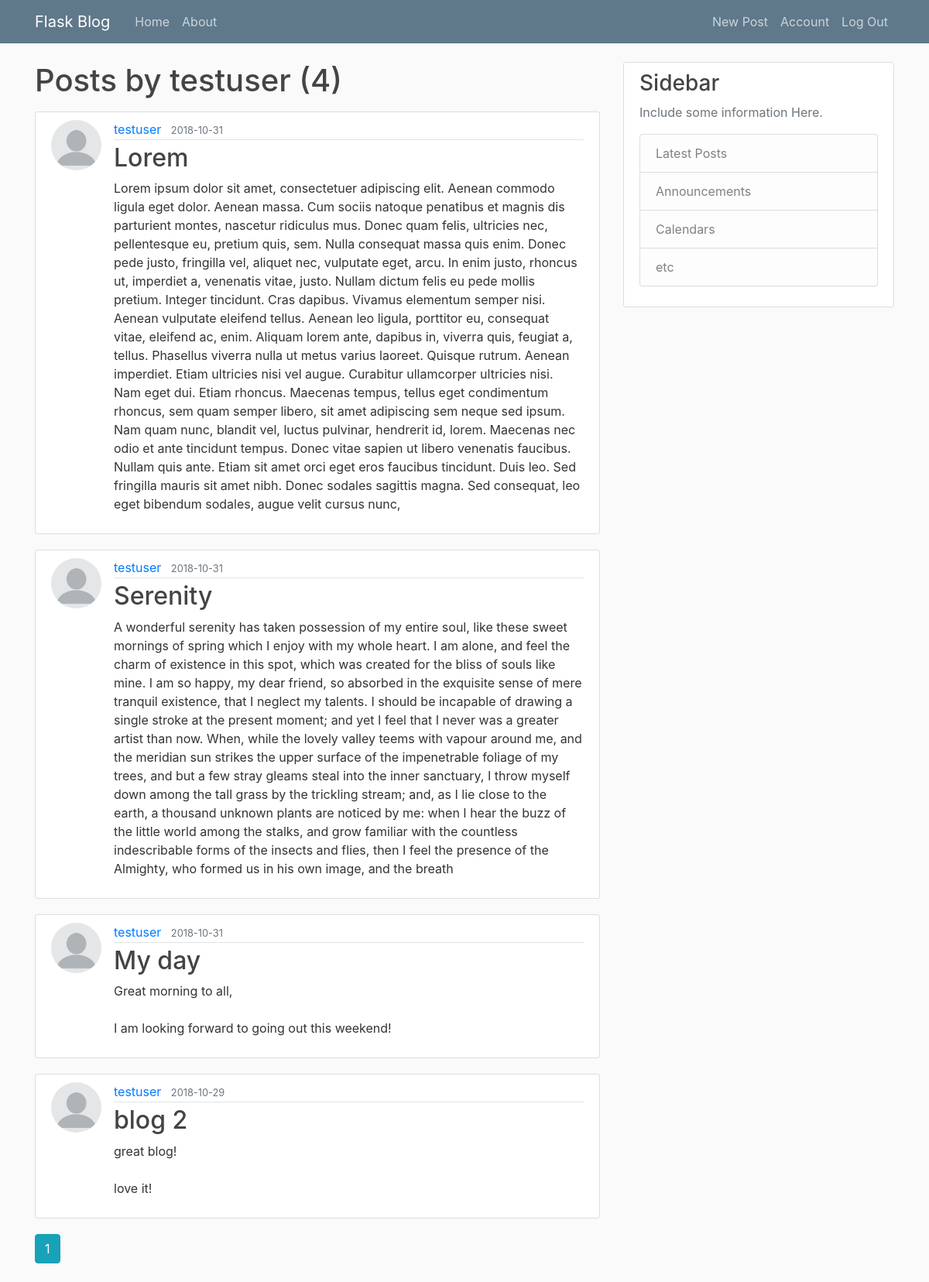
Screenshot of /user/testuser (signed in) with the database file from the repository.
### flaskblog/models.py (models this page shows, shortened)
class User(db.Model, UserMixin):
    id = db.Column(db.Integer, primary_key=True)
    username = db.Column(db.String(20), unique=True, nullable=False)
    email = db.Column(db.String(120), unique=True, nullable=False)
    image_file = db.Column(db.String(20), nullable=False, default='default.jpg')
    password = db.Column(db.String(60), nullable=False)
    posts = db.relationship('Post', backref='author', lazy=True)

class Post(db.Model):
    id = db.Column(db.Integer, primary_key=True)
    title = db.Column(db.String(100), nullable=False)
    date_posted = db.Column(db.DateTime, nullable=False, default=datetime.utcnow)
    content = db.Column(db.Text, nullable=False)
    user_id = db.Column(db.Integer, db.ForeignKey('user.id'), nullable=False)

### flaskblog/routes.py (the view)
@app.route("/user/<string:username>")
def user_posts(username):
        page = request.args.get('page', 1, type=int)
        user = User.query.filter_by(username=username).first_or_404()
        posts = Post.query.filter_by(author=user)\
        .order_by(Post.date_posted.desc())\
        .paginate(page=page, per_page=5)
        return render_template('user_posts.html', posts=posts, user=user)

### flaskblog/models.py (called while the page is built)
@login_manager.user_loader
def load_user(user_id):
    return User.query.get(int(user_id))

### flaskblog/templates/user_posts.html (shortened to what this page needs)
{% extends "layout.html" %}
{% block content %}
    <h1 class="mb-3">Posts by {{ user.username }} ({{ posts.total }})</h1>
    {% for post in posts.items %}
      <article class="media content-section">
        <img class="rounded-circle article-img" src="{{ url_for('static', filename='profile_pics/' + post.author.image_file) }}">
        <div class="media-body">
          <div class="article-metadata">
            <a class="mr-2" href="{{ url_for('user_posts', username=post.author.username) }}">{{ post.author.username }}</a>
            <small class="text-muted">{{ post.date_posted.strftime('%Y-%m-%d') }}</small>
          </div>
          <h2><a class="article-title" href="{{ url_for('post', post_id=post.id) }}">{{ post.title }}</a></h2>
          <p class="article-content">{{ post.content }}</p>
        </div>
      </article>
    {% endfor %}
    {% for page_num in posts.iter_pages(left_edge=1, right_edge=1, left_current=1, right_current=2) %}
      {% if page_num %}
        {% if posts.page == page_num %}
        <a class="btn btn-info mb-4"href="{{ url_for('user_posts', username=user.username, page=page_num) }}">{{ page_num }}</a>
        {% else %}
        <a class="btn btn-outline-info mb-4"href="{{ url_for('user_posts', username=user.username, page=page_num) }}">{{ page_num }}</a>
        {% endif %}
      {% endif %}
    {% endfor %}
{% endblock content %}

### flaskblog/static/main.css (style rules this page uses)
body { background: #fafafa; color: #333333; margin-top: 5rem; }
h1, h2, h3, h4, h5, h6 { color: #444444; }
.content-section { background: #ffffff; padding: 10px 20px; border: 1px solid #dddddd; border-radius: 3px; margin-bottom: 20px; }
.article-title { color: #444444; }
.article-content { white-space: pre-line; }
.article-img { height: 65px; width: 65px; margin-right: 16px; }
.article-metadata { padding-bottom: 1px; margin-bottom: 4px; border-bottom: 1px solid #e3e3e3 }

### rows the page displays
User: username "testuser"
Post: image_file (placeholder picture), author.username "testuser", date_posted "2018-10-31", title "Lorem", content "Lorem ipsum dolor sit amet, consectetuer adipiscing elit. Aenean commodo ligula eget dolor. Aenean massa. Cum sociis natoque penatibus et magnis dis parturient montes, nascetur ridiculus mus. Donec quam felis, ultricies nec, pellentesque eu, pretium quis, sem. Nulla consequat massa quis enim. Donec pede justo, fringilla vel, aliquet nec, vulputate eget, arcu. In enim justo, rhoncus ut, imperdiet a, venenatis vitae, justo. Nullam dictum felis eu pede mollis pretium. Integer tincidunt. Cras dapibus. Vivamus elementum semper nisi. Aenean vulputate eleifend tellus. Aenean leo ligula, porttitor eu, consequat vitae, eleifend ac, enim. Aliquam lorem ante, dapibus in, viverra quis, feugiat a,…"
Post: image_file (placeholder picture), author.username "testuser", date_posted "2018-10-31", title "Serenity", content "A wonderful serenity has taken possession of my entire soul, like these sweet mornings of spring which I enjoy with my whole heart. I am alone, and feel the charm of existence in this spot, which was created for the bliss of souls like mine. I am so happy, my dear friend, so absorbed in the exquisite sense of mere tranquil existence, that I neglect my talents. I should be incapable of drawing a single stroke at the present moment; and yet I feel that I never was a greater artist than now. When, while the lovely valley teems with vapour around me, and the meridian sun strikes the upper surface of the impenetrable foliage of my trees, and but a few stray gleams steal into the inner sanctuary,…"
Post: image_file (placeholder picture), author.username "testuser", date_posted "2018-10-31", title "My day", content "Great morning to all, I am looking forward to going out this weekend!"
Post: image_file (placeholder picture), author.username "testuser", date_posted "2018-10-29", title "blog 2", content "great blog! love it!"

### other values shown
{{ posts.total }} "4"
{{ page_num }} "1"
